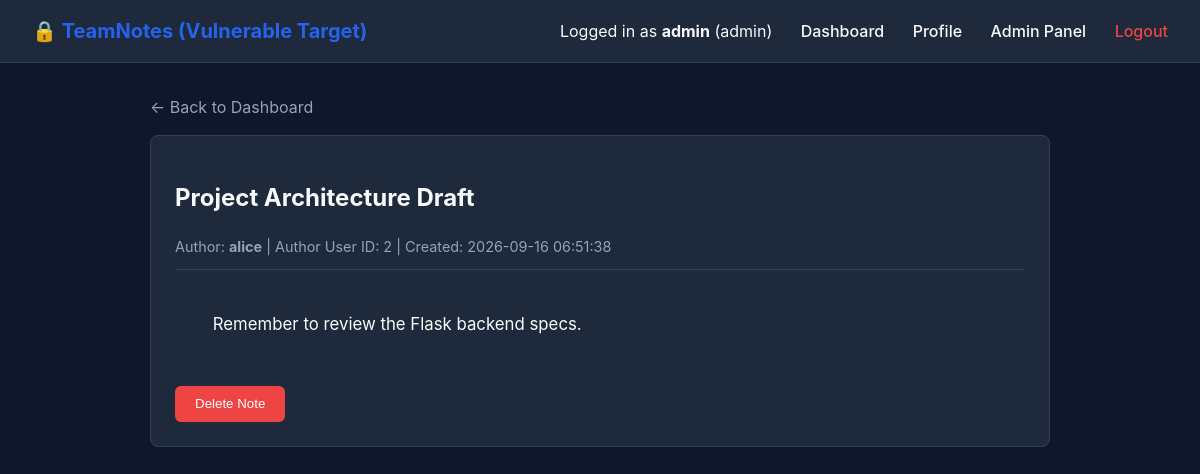
/note/2 (signed in), run on the app's committed database.
### tables this page shows
CREATE TABLE notes (
            id INTEGER PRIMARY KEY AUTOINCREMENT,
            user_id INTEGER NOT NULL,
            title TEXT NOT NULL,
            content TEXT NOT NULL,
            attachment TEXT DEFAULT '',
            created_at TIMESTAMP DEFAULT CURRENT_TIMESTAMP,
            FOREIGN KEY (user_id) REFERENCES users (id)
        );

CREATE TABLE users (
            id INTEGER PRIMARY KEY AUTOINCREMENT,
            username TEXT UNIQUE NOT NULL,
            password TEXT NOT NULL,
            role TEXT NOT NULL DEFAULT 'user',
            bio TEXT DEFAULT ''
        );

### app_vulnerable/app.py (the view)
@app.route('/note/<int:note_id>')
def view_note(note_id):
    if 'user' not in session:
        return redirect(url_for('login'))
    note = database.get_note_by_id(note_id)
    if not note:
        flash("Note not found!", "error")
        return redirect(url_for('dashboard'))
    return render_template('note.html', user=session['user'], note=note)

### app_vulnerable/app.py (called while the page is built)
@app.before_request
def load_custom_session():
    custom_session_cookie = request.cookies.get('user_session_state')
    if custom_session_cookie:
        try:
            raw_bytes = base64.b64decode(custom_session_cookie)
            session['custom_state'] = pickle.loads(raw_bytes)
        except Exception:
            pass

### app_vulnerable/database.py (called while the page is built)
def get_db_connection():
    conn = sqlite3.connect(DB_FILE)
    conn.row_factory = sqlite3.Row
    return conn

def get_note_by_id(note_id):
    conn = get_db_connection()
    cursor = conn.cursor()
    cursor.execute("SELECT notes.*, users.username FROM notes JOIN users ON notes.user_id = users.id WHERE notes.id = ?", (note_id,))
    note = cursor.fetchone()
    conn.close()
    return note

### app_vulnerable/templates/note.html (shortened to what this page needs)
{% extends 'base.html' %}
{% block content %}
<div style="margin-bottom: 1rem;">
    <a href="{{ url_for('dashboard') }}" style="color: var(--text-muted); text-decoration: none;">&larr; Back to Dashboard</a>
</div>
<div class="card">
    <h2>{{ note.title }}</h2>
    <div style="color: var(--text-muted); font-size: 0.9rem; border-bottom: 1px solid var(--border-color); padding-bottom: 0.75rem; margin-bottom: 1rem;">
        Author: <strong>{{ note.username }}</strong> | Author User ID: {{ note.user_id }} | Created: {{ note.created_at }}
    </div>
    <div style="white-space: pre-wrap; margin-bottom: 1.5rem; font-size: 1.05rem;">
        {{ note.content }}
    </div>
    <div style="display: flex; gap: 10px;">
        <form method="POST" action="{{ url_for('delete_note', note_id=note.id) }}">
            <button type="submit" class="btn btn-danger" onclick="return confirm('Are you sure you want to delete this note?')">
                Delete Note
            </button>
        </form>
    </div>
</div>
{% endblock %}

### app_vulnerable/templates/base.html (style rules this page uses)
:root { --primary: #2563eb; --primary-hover: #1d4ed8; --bg-dark: #0f172a; --card-bg: #1e293b; --text-main: #f8fafc; --text-muted: #94a3b8; --border-color: #334155; --danger: #ef4444; --success: #22c55e; }
body { font-family: -apple-system, BlinkMacSystemFont, "Segoe UI", Roboto, sans-serif; background-color: var(--bg-dark); color: var(--text-main); margin: 0; padding: 0; line-height: 1.5; }
.card { background-color: var(--card-bg); border: 1px solid var(--border-color); border-radius: 8px; padding: 1.5rem; margin-bottom: 1.5rem; }
button, .btn { background-color: var(--primary); color: white; padding: 0.65rem 1.25rem; border: none; border-radius: 6px; cursor: pointer; font-weight: 500; text-decoration: none; display: inline-block; }
.btn-danger { background-color: var(--danger); }

### data on the page
notes: title "Project Architecture Draft", user_id "2", created_at "2026-09-16 06:51:38", content "Remember to review the Flask backend specs."
users: username "alice"

### other printed values
{{ user.username }} "admin"
{{ user.role }} "admin"
